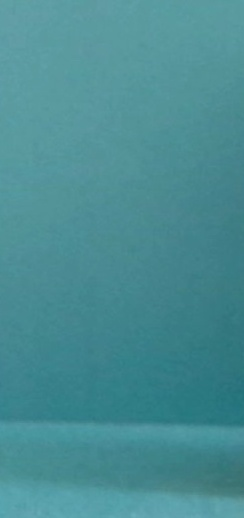
#> input picture filteimg/1.jpg, 244 x 518 px; its folder holds only this picture in this run
$ python -i util.py   (imports and definitions only)   (older library calls are emulated)
#> lines starting #> are read from the running program, lines starting #| are printed output that depends on the picture
#> further down, picture is the input picture: shape (518, 244, 3); mean B, G, R 147.7, 141, 73.6
import cv2
import numpy as np
import time
import os

class ContourUtil:
    def __init__(self):pass

    # [4 lines left out: function getContours, not called in this run]

    def drawContours(self,srcImg,cnts):
        cv2.drawContours(srcImg,cnts,-1,(0,0,255),1)

    # [24 lines left out: functions getMaxContour, drawRect, drawMinRect, not called in this run]

class TextUtil:
    def __init__(self):pass

    # [9 lines left out: function putText, not called in this run]

class ImgUtil:
    def __init__(self):pass

    def sobelImg(self,srcImg):
        x=cv2.Sobel(srcImg,cv2.CV_16S,1,0)
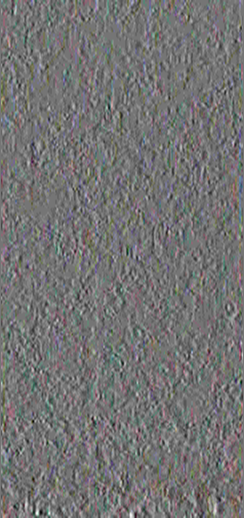
#> x: shape (518, 244, 3) int16; mean B, G, R -0.6, -0.5, -0.5; drawn with min black and max white
        y=cv2.Sobel(srcImg,cv2.CV_16S,0,1)
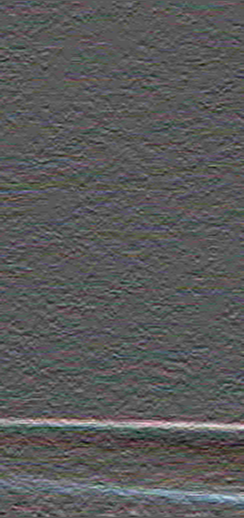
#> y: shape (518, 244, 3) int16; mean B, G, R 0.2, 0.1, 0; drawn with min black and max white

        absx=cv2.convertScaleAbs(x)
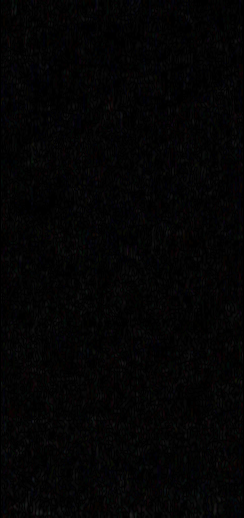
#> absx: shape (518, 244, 3); mean B, G, R 3.7, 3.5, 3.7
        absy=cv2.convertScaleAbs(y)
        dist=cv2.addWeighted(absx,1.5,absy,1.5,0)
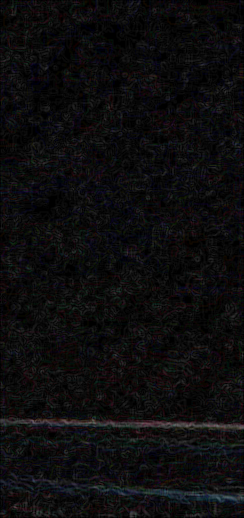
#> dist: shape (518, 244, 3); mean B, G, R 13.4, 12.4, 13

        return dist

    def saveImg(self,srcImg):
        date = time.strftime("%Y%m%d%H%M", time.localtime())
        cv2.imwrite("test/%s.jpg"%date,srcImg)

class HSVFilteUtil:
    def __init__(self): pass

    # [48 lines left out: functions getFilteRange, filteByRange, not called in this run]

>>> import cv2
>>> picture = cv2.imread('filteimg/1.jpg')
>>> result = ImgUtil().sobelImg(picture)

$ run again, on filteimg/5.jpg
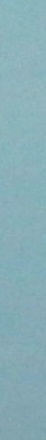
#> input picture filteimg/5.jpg, 46 x 440 px
#> picture is the input picture: shape (440, 46, 3); mean B, G, R 183.2, 174.5, 136.1
#> in sobelImg, `y=cv2.Sobel(srcImg,cv2.CV_16S,0,1)`:
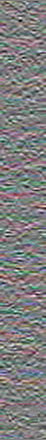
#> y: shape (440, 46, 3) int16; mean B, G, R -0.3, -0.3, -0.2; drawn with min black and max white
#> in sobelImg, `dist=cv2.addWeighted(absx,1.5,absy,1.5,0)`:
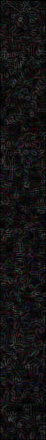
#> dist: shape (440, 46, 3); mean B, G, R 18.9, 18.3, 19.8
